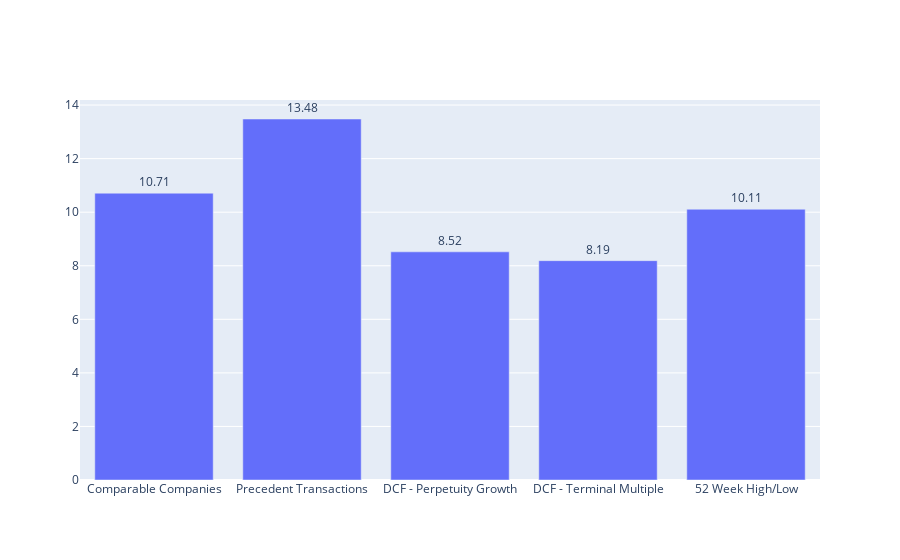

Here is the notebook cell this chart was saved with:
### Code cell
fig = go.Figure()
fig.add_trace(
    go.Bar(
        x=data["type"],
        y=data["high"],
#         base=data["low"],
        text=data["high"],
        textposition="outside",
#         texttemplate="<b>%{text:$.2f}</b>",
#         marker_color='#132E57',
    )
)

### Figure 1 — Plotly figure (JSON) as saved in the notebook; plotly's stock layout.template omitted (floating-point values rounded to 4 significant figures)
{"data": [{"text": [10.71, 13.48, 8.52, 8.19, 10.11], "textposition": "outside", "type": "bar", "x": ["Comparable Companies", "Precedent Transactions", "DCF - Perpetuity Growth", "DCF - Terminal Multiple", "52 Week High/Low"], "y": [10.71, 13.48, 8.52, 8.19, 10.11]}], "layout": {}}
